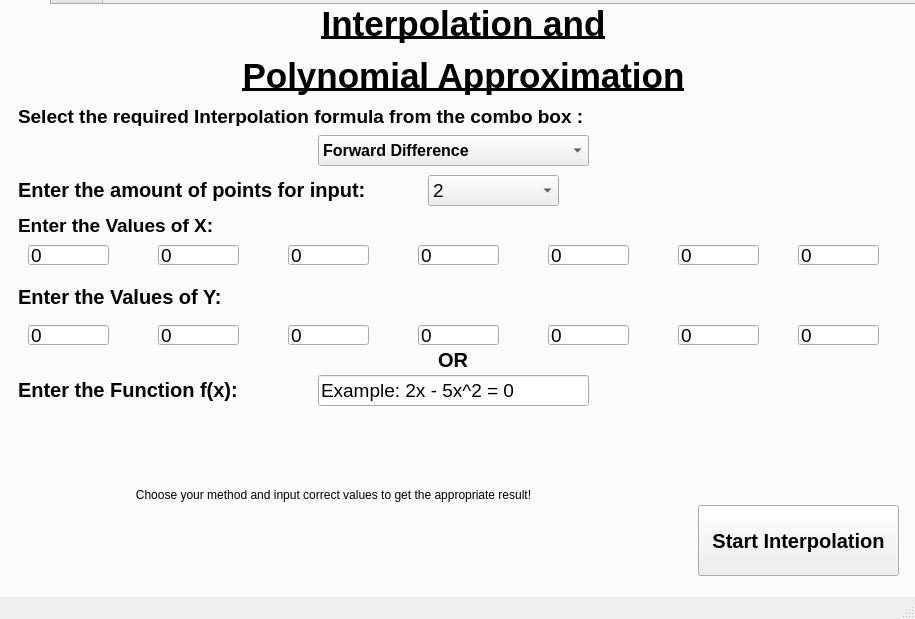
<?xml version="1.0" encoding="UTF-8"?>
<ui version="4.0">
 <class>MainWindow</class>
 <widget class="QMainWindow" name="MainWindow">
  <property name="geometry">
   <rect>
    <x>0</x>
    <y>0</y>
    <width>915</width>
    <height>619</height>
   </rect>
  </property>
  <property name="windowTitle">
   <string>MainWindow</string>
  </property>
  <widget class="QWidget" name="centralwidget">
   <widget class="QTabWidget" name="tabWidget">
    <property name="geometry">
     <rect>
      <x>-4</x>
      <y>-21</y>
      <width>961</width>
      <height>621</height>
     </rect>
    </property>
    <widget class="QWidget" name="Input_Page">
     <attribute name="title">
      <string>Tab 2</string>
     </attribute>
     <widget class="QLineEdit" name="Ch4x0input">
      <property name="geometry">
       <rect>
        <x>30</x>
        <y>240</y>
        <width>81</width>
        <height>20</height>
       </rect>
      </property>
      <property name="font">
       <font>
        <pointsize>14</pointsize>
       </font>
      </property>
      <property name="text">
       <string>0</string>
      </property>
     </widget>
     <widget class="QLineEdit" name="Chp4FuncInput">
      <property name="geometry">
       <rect>
        <x>320</x>
        <y>370</y>
        <width>271</width>
        <height>31</height>
       </rect>
      </property>
      <property name="font">
       <font>
        <pointsize>14</pointsize>
       </font>
      </property>
      <property name="text">
       <string>Example: 2x - 5x^2 = 0</string>
      </property>
     </widget>
     <widget class="QLabel" name="Chapter4Heading">
      <property name="geometry">
       <rect>
        <x>230</x>
        <y>-10</y>
        <width>471</width>
        <height>111</height>
       </rect>
      </property>
      <property name="minimumSize">
       <size>
        <width>0</width>
        <height>0</height>
       </size>
      </property>
      <property name="font">
       <font>
        <pointsize>33</pointsize>
        <weight>75</weight>
        <bold>true</bold>
        <underline>true</underline>
       </font>
      </property>
      <property name="text">
       <string>&lt;html&gt;&lt;head/&gt;&lt;body&gt;&lt;p align=&quot;center&quot;&gt;&lt;span style=&quot; font-size:26pt;&quot;&gt;Interpolation and&lt;/span&gt;&lt;/p&gt;&lt;p align=&quot;center&quot;&gt;&lt;span style=&quot; font-size:26pt;&quot;&gt;Polynomial Approximation&lt;/span&gt;&lt;/p&gt;&lt;/body&gt;&lt;/html&gt;</string>
      </property>
      <property name="textFormat">
       <enum>Qt::RichText</enum>
      </property>
      <property name="alignment">
       <set>Qt::AlignCenter</set>
      </property>
      <property name="wordWrap">
       <bool>false</bool>
      </property>
     </widget>
     <widget class="QLabel" name="Ch4YValLabel">
      <property name="geometry">
       <rect>
        <x>20</x>
        <y>280</y>
        <width>451</width>
        <height>21</height>
       </rect>
      </property>
      <property name="font">
       <font>
        <pointsize>15</pointsize>
        <weight>75</weight>
        <bold>true</bold>
       </font>
      </property>
      <property name="text">
       <string>&lt;html&gt;&lt;head/&gt;&lt;body&gt;&lt;p&gt;Enter the Values of Y:&lt;/p&gt;&lt;/body&gt;&lt;/html&gt;</string>
      </property>
     </widget>
     <widget class="QLineEdit" name="Ch4x2input">
      <property name="geometry">
       <rect>
        <x>290</x>
        <y>240</y>
        <width>81</width>
        <height>20</height>
       </rect>
      </property>
      <property name="font">
       <font>
        <pointsize>14</pointsize>
       </font>
      </property>
      <property name="text">
       <string>0</string>
      </property>
     </widget>
     <widget class="QLineEdit" name="Ch4y4input">
      <property name="geometry">
       <rect>
        <x>550</x>
        <y>320</y>
        <width>81</width>
        <height>20</height>
       </rect>
      </property>
      <property name="font">
       <font>
        <pointsize>14</pointsize>
       </font>
      </property>
      <property name="text">
       <string>0</string>
      </property>
     </widget>
     <widget class="QLineEdit" name="Ch4y3input">
      <property name="geometry">
       <rect>
        <x>420</x>
        <y>320</y>
        <width>81</width>
        <height>20</height>
       </rect>
      </property>
      <property name="font">
       <font>
        <pointsize>14</pointsize>
       </font>
      </property>
      <property name="text">
       <string>0</string>
      </property>
     </widget>
     <widget class="QLineEdit" name="Ch4y5input">
      <property name="geometry">
       <rect>
        <x>680</x>
        <y>320</y>
        <width>81</width>
        <height>20</height>
       </rect>
      </property>
      <property name="font">
       <font>
        <pointsize>14</pointsize>
       </font>
      </property>
      <property name="text">
       <string>0</string>
      </property>
     </widget>
     <widget class="QLabel" name="Ch4XValLabel">
      <property name="geometry">
       <rect>
        <x>20</x>
        <y>200</y>
        <width>481</width>
        <height>41</height>
       </rect>
      </property>
      <property name="font">
       <font>
        <pointsize>15</pointsize>
        <weight>75</weight>
        <bold>true</bold>
       </font>
      </property>
      <property name="text">
       <string>&lt;html&gt;&lt;head/&gt;&lt;body&gt;&lt;p&gt;&lt;span style=&quot; font-size:14pt;&quot;&gt;Enter the Values of X:&lt;/span&gt;&lt;/p&gt;&lt;/body&gt;&lt;/html&gt;</string>
      </property>
     </widget>
     <widget class="QLineEdit" name="Ch4x3input">
      <property name="geometry">
       <rect>
        <x>420</x>
        <y>240</y>
        <width>81</width>
        <height>20</height>
       </rect>
      </property>
      <property name="font">
       <font>
        <pointsize>14</pointsize>
       </font>
      </property>
      <property name="text">
       <string>0</string>
      </property>
     </widget>
     <widget class="QLineEdit" name="Ch4y6input">
      <property name="geometry">
       <rect>
        <x>800</x>
        <y>320</y>
        <width>81</width>
        <height>20</height>
       </rect>
      </property>
      <property name="font">
       <font>
        <pointsize>14</pointsize>
       </font>
      </property>
      <property name="text">
       <string>0</string>
      </property>
     </widget>
     <widget class="QComboBox" name="Chp4pointsbox">
      <property name="geometry">
       <rect>
        <x>430</x>
        <y>170</y>
        <width>131</width>
        <height>31</height>
       </rect>
      </property>
      <property name="font">
       <font>
        <pointsize>14</pointsize>
       </font>
      </property>
      <item>
       <property name="text">
        <string>2</string>
       </property>
      </item>
      <item>
       <property name="text">
        <string>3</string>
       </property>
      </item>
      <item>
       <property name="text">
        <string>4</string>
       </property>
      </item>
      <item>
       <property name="text">
        <string>5</string>
       </property>
      </item>
      <item>
       <property name="text">
        <string>6</string>
       </property>
      </item>
      <item>
       <property name="text">
        <string>7</string>
       </property>
      </item>
     </widget>
     <widget class="QPushButton" name="Ch4StartButton">
      <property name="geometry">
       <rect>
        <x>700</x>
        <y>500</y>
        <width>201</width>
        <height>71</height>
       </rect>
      </property>
      <property name="font">
       <font>
        <pointsize>15</pointsize>
        <weight>75</weight>
        <bold>true</bold>
       </font>
      </property>
      <property name="text">
       <string>Start Interpolation</string>
      </property>
     </widget>
     <widget class="QLineEdit" name="Ch4y1input">
      <property name="geometry">
       <rect>
        <x>160</x>
        <y>320</y>
        <width>81</width>
        <height>20</height>
       </rect>
      </property>
      <property name="font">
       <font>
        <pointsize>14</pointsize>
       </font>
      </property>
      <property name="text">
       <string>0</string>
      </property>
     </widget>
     <widget class="QLineEdit" name="Ch4x6input">
      <property name="geometry">
       <rect>
        <x>800</x>
        <y>240</y>
        <width>81</width>
        <height>20</height>
       </rect>
      </property>
      <property name="font">
       <font>
        <pointsize>14</pointsize>
       </font>
      </property>
      <property name="text">
       <string>0</string>
      </property>
     </widget>
     <widget class="QLabel" name="Ch4ORLabel">
      <property name="geometry">
       <rect>
        <x>440</x>
        <y>340</y>
        <width>31</width>
        <height>31</height>
       </rect>
      </property>
      <property name="font">
       <font>
        <pointsize>15</pointsize>
        <weight>75</weight>
        <bold>true</bold>
       </font>
      </property>
      <property name="text">
       <string>&lt;html&gt;&lt;head/&gt;&lt;body&gt;&lt;p&gt;OR&lt;/p&gt;&lt;/body&gt;&lt;/html&gt;</string>
      </property>
     </widget>
     <widget class="QLineEdit" name="Ch4x1input">
      <property name="geometry">
       <rect>
        <x>160</x>
        <y>240</y>
        <width>81</width>
        <height>20</height>
       </rect>
      </property>
      <property name="font">
       <font>
        <pointsize>14</pointsize>
       </font>
      </property>
      <property name="text">
       <string>0</string>
      </property>
     </widget>
     <widget class="QLineEdit" name="Ch4x5input">
      <property name="geometry">
       <rect>
        <x>680</x>
        <y>240</y>
        <width>81</width>
        <height>20</height>
       </rect>
      </property>
      <property name="font">
       <font>
        <pointsize>14</pointsize>
       </font>
      </property>
      <property name="text">
       <string>0</string>
      </property>
     </widget>
     <widget class="QComboBox" name="Ch4choicebox">
      <property name="geometry">
       <rect>
        <x>320</x>
        <y>130</y>
        <width>271</width>
        <height>31</height>
       </rect>
      </property>
      <property name="font">
       <font>
        <pointsize>12</pointsize>
        <weight>75</weight>
        <bold>true</bold>
       </font>
      </property>
      <property name="currentText">
       <string>Forward Difference</string>
      </property>
      <property name="currentIndex">
       <number>0</number>
      </property>
      <property name="maxVisibleItems">
       <number>5</number>
      </property>
      <item>
       <property name="text">
        <string>Forward Difference</string>
       </property>
      </item>
      <item>
       <property name="text">
        <string>3 Point Mid &amp; End</string>
       </property>
      </item>
      <item>
       <property name="text">
        <string>5 Point Mid &amp; End</string>
       </property>
      </item>
      <item>
       <property name="text">
        <string>Midpoint Double Derivation</string>
       </property>
      </item>
      <item>
       <property name="text">
        <string>Trapezoid</string>
       </property>
      </item>
      <item>
       <property name="text">
        <string>Simpson 1/3rd</string>
       </property>
      </item>
      <item>
       <property name="text">
        <string>Simpson 3/8th</string>
       </property>
      </item>
      <item>
       <property name="text">
        <string>Midpoint </string>
       </property>
      </item>
     </widget>
     <widget class="QLabel" name="Ch4Label">
      <property name="geometry">
       <rect>
        <x>20</x>
        <y>100</y>
        <width>641</width>
        <height>21</height>
       </rect>
      </property>
      <property name="font">
       <font>
        <pointsize>15</pointsize>
        <weight>75</weight>
        <bold>true</bold>
       </font>
      </property>
      <property name="text">
       <string>&lt;html&gt;&lt;head/&gt;&lt;body&gt;&lt;p&gt;&lt;span style=&quot; font-size:14pt;&quot;&gt;Select the required Interpolation formula from the combo box :&lt;/span&gt;&lt;/p&gt;&lt;/body&gt;&lt;/html&gt;</string>
      </property>
     </widget>
     <widget class="QLabel" name="Ch4pointslabel">
      <property name="geometry">
       <rect>
        <x>20</x>
        <y>170</y>
        <width>401</width>
        <height>31</height>
       </rect>
      </property>
      <property name="font">
       <font>
        <pointsize>15</pointsize>
        <weight>75</weight>
        <bold>true</bold>
       </font>
      </property>
      <property name="text">
       <string>&lt;html&gt;&lt;head/&gt;&lt;body&gt;&lt;p&gt;Enter the amount of points for input:&lt;/p&gt;&lt;/body&gt;&lt;/html&gt;</string>
      </property>
     </widget>
     <widget class="QLabel" name="Chp4formulalabel">
      <property name="geometry">
       <rect>
        <x>30</x>
        <y>420</y>
        <width>611</width>
        <height>141</height>
       </rect>
      </property>
      <property name="text">
       <string>&lt;html&gt;&lt;head/&gt;&lt;body&gt;&lt;p align=&quot;center&quot;&gt;Choose your method and input correct values to get the appropriate result!&lt;/p&gt;&lt;/body&gt;&lt;/html&gt;</string>
      </property>
      <property name="wordWrap">
       <bool>true</bool>
      </property>
     </widget>
     <widget class="QLineEdit" name="Ch4y0input">
      <property name="geometry">
       <rect>
        <x>30</x>
        <y>320</y>
        <width>81</width>
        <height>20</height>
       </rect>
      </property>
      <property name="font">
       <font>
        <pointsize>14</pointsize>
       </font>
      </property>
      <property name="text">
       <string>0</string>
      </property>
     </widget>
     <widget class="QLineEdit" name="Ch4x4input">
      <property name="geometry">
       <rect>
        <x>550</x>
        <y>240</y>
        <width>81</width>
        <height>20</height>
       </rect>
      </property>
      <property name="font">
       <font>
        <pointsize>14</pointsize>
       </font>
      </property>
      <property name="text">
       <string>0</string>
      </property>
     </widget>
     <widget class="QLineEdit" name="Ch4y2input">
      <property name="geometry">
       <rect>
        <x>290</x>
        <y>320</y>
        <width>81</width>
        <height>20</height>
       </rect>
      </property>
      <property name="font">
       <font>
        <pointsize>14</pointsize>
       </font>
      </property>
      <property name="text">
       <string>0</string>
      </property>
     </widget>
     <widget class="QLabel" name="Ch4funclabel">
      <property name="geometry">
       <rect>
        <x>20</x>
        <y>370</y>
        <width>301</width>
        <height>31</height>
       </rect>
      </property>
      <property name="font">
       <font>
        <pointsize>15</pointsize>
        <weight>75</weight>
        <bold>true</bold>
       </font>
      </property>
      <property name="text">
       <string>&lt;html&gt;&lt;head/&gt;&lt;body&gt;&lt;p&gt;Enter the Function f(x):&lt;/p&gt;&lt;/body&gt;&lt;/html&gt;</string>
      </property>
     </widget>
    </widget>
    <widget class="QWidget" name="Output_Page">
     <attribute name="title">
      <string>Page</string>
     </attribute>
     <widget class="QPushButton" name="Ch4iterback">
      <property name="geometry">
       <rect>
        <x>740</x>
        <y>510</y>
        <width>131</width>
        <height>71</height>
       </rect>
      </property>
      <property name="font">
       <font>
        <pointsize>15</pointsize>
        <weight>75</weight>
        <bold>true</bold>
       </font>
      </property>
      <property name="text">
       <string>Back To 
 Main Menu</string>
      </property>
     </widget>
     <widget class="QTableWidget" name="Chp4DerivTable">
      <property name="geometry">
       <rect>
        <x>40</x>
        <y>50</y>
        <width>811</width>
        <height>451</height>
       </rect>
      </property>
     </widget>
     <widget class="QLabel" name="Chp4interpolheading">
      <property name="geometry">
       <rect>
        <x>270</x>
        <y>0</y>
        <width>351</width>
        <height>71</height>
       </rect>
      </property>
      <property name="font">
       <font>
        <pointsize>20</pointsize>
        <weight>75</weight>
        <bold>true</bold>
       </font>
      </property>
      <property name="text">
       <string>DIFFERENCE TABLE</string>
      </property>
      <property name="alignment">
       <set>Qt::AlignCenter</set>
      </property>
     </widget>
    </widget>
   </widget>
  </widget>
  <widget class="QMenuBar" name="menubar">
   <property name="geometry">
    <rect>
     <x>0</x>
     <y>0</y>
     <width>915</width>
     <height>21</height>
    </rect>
   </property>
  </widget>
  <widget class="QStatusBar" name="statusbar"/>
 </widget>
 <resources/>
 <connections/>
</ui>
